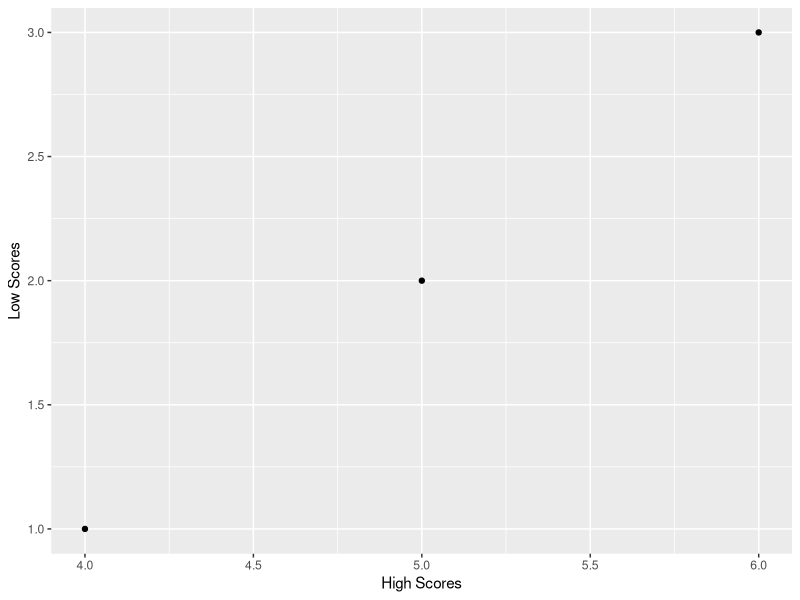

Write the R code that produced this figure.
#### Pivots and Joins

library(tidyverse)

#you can create column names in tibbles that have spaces, if you surround the column names with backticks

`High Scores`<-c(4,5,6)
`Low Scores`<-c(1,2,3)

dat<-tibble(`High Scores`,`Low Scores`)
dat$`High Scores`

ggplot(dat,aes(x=`High Scores`,y=`Low Scores`))+geom_point()

#### Pivoting

# We've talked about having data in long versus wide format, and typically the tidyverse prefers using "long" data. To switch between long and wide, you want to use pivot functions

# Example of "wide" data

units<-c("a","b","c")
time1<-c(1,2,3)
time2<-c(4,5,6)
time3<-c(7,8,9)

dat<-tibble(units,time1,time2,time3)
dat
# dat is a wide data set. There is one case per row, but there are three observations per row, not one as tidy data would prefer. We want one row for each observation.

# How do we get from wide to long? pivot_longer

dat_long<-pivot_longer(
  data=dat, # identify the data
  cols=c(time1,time2,time3), # select the columns we want to stretch
  names_to="time", # name a new column that will be home to the pivoted column titles (this will have time1,time2, and time3 in it),
  values_to="score" # name a new column that will be home to the pivoted row values. This will be the sequences of numbers
  
)

dat_long

# If for some reason you wanted to pivot wider again (perhaps for printing a table), use pivot_wider, which is just the opposite

pivot_wider(
  dat_long,
  names_from=time,
  values_from=score
)

#### Joining multiple data sets together.

# We've see joins in the past, but they are important for major projects. Worth reviewing here.



# Let's imagine we have data on these four cities in one spreadsheet, which when we import it looks like this:

cities<-c("New York","London","Canberra","Nairobi")
Var1<-c(runif(4,0,1))

dat_part1<-tibble(cities,Var1)

dat_part1

# We find another spreadsheet with data on cities, and it looks like this:

cities<-c("New York","London","Canberra","Jakarta")
Var2<-c(runif(4,0,1))

dat_part2<-tibble(cities,Var2)
dat_part2
# Joins work based on key values in your data. A key value is an identifier for an observation. Let's assume for now that have unique keys for every observation in your data.

# There is a column with the same title in both datasets, "cities". That is the key.

# We have several basic options for how to merge these datasets together

# Left Join: keep all of the rows the FIRST table in the function, matching data in the SECOND table as possible

left_join(dat_part1,dat_part2,by="cities")

# Here, there is missing data for Nairobi, because there is no Nairobi key value in the second table

# Right Join: keep all of the rows in the SECOND table in the function, matching data in the FIRST table as possible

right_join(dat_part1,dat_part2,by="cities")

# Here, we have Jakarta instead of Nairobi, the flip of the the left_join

# Inner Join: keep only those rows where the key value is in BOTH tables

inner_join(dat_part1,dat_part2,by="cities")

# Full join: keep ALL of the rows in the two tables.

full_join(dat_part1,dat_part2,by="cities")

# Joining data is complex and can be tricky, but for now I am going to assuming you have relatively simple data. For more details, you'll want to read Chapter 13 of R for Data Science.



